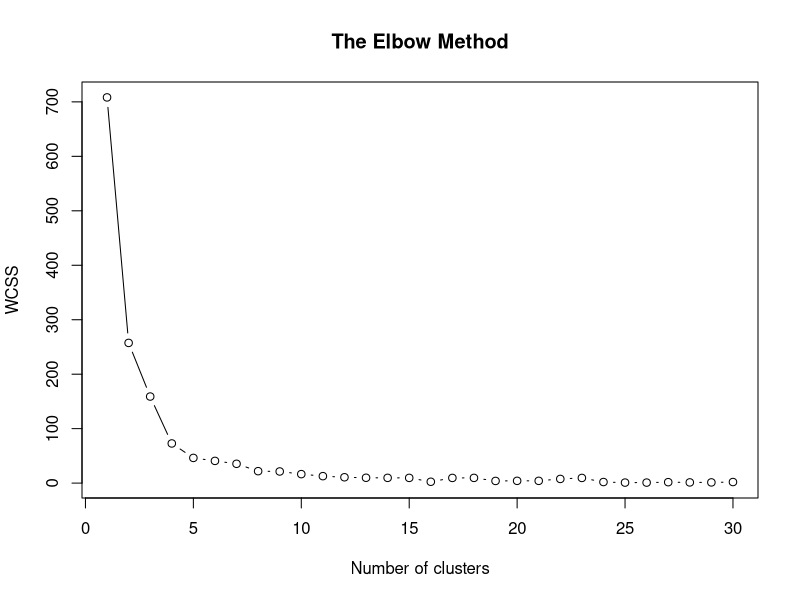
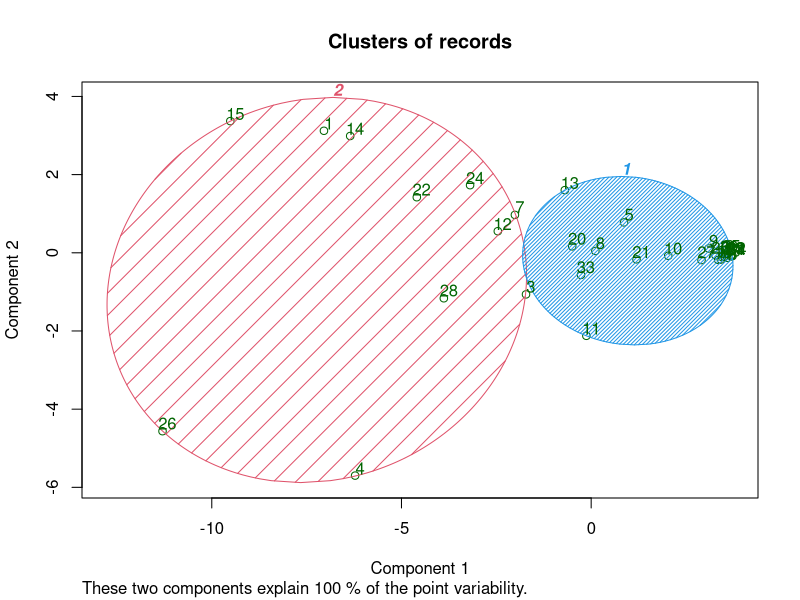

Here is the R script that generated these plots, in order:
# K-Means Clustering

# Importing the dataset
dataset = read.csv('DataGroupedBySTATENames.csv')
dataset = dataset[,c(2:30)]
summary(prcomp(dataset, rank. = 2))
library(caret)
library(e1071)
pca = preProcess(x = dataset, method = 'pca', pcaComp = 2)
dataset = predict(pca, dataset)
set.seed(6)
wcss = vector()
# Using the elbow method to find the optimal number of clusters
for (i in 1:30) wcss[i] = sum(kmeans(dataset, i)$withinss)
plot(1:30,
     wcss,
     type = 'b',
     main = paste('The Elbow Method'),
     xlab = 'Number of clusters',
     ylab = 'WCSS')

# Fitting K-Means to the dataset
set.seed(29)
kmeans = kmeans(x = dataset, centers = 2)
y_kmeans = kmeans$cluster

# Visualising the clusters
library(cluster)
clusplot(dataset,
         y_kmeans,
         lines = 0,
         shade = TRUE,
         color = TRUE,
         labels = 2,
         plotchar = FALSE,
         span = TRUE,
         main = paste('Clusters of records'),
)
